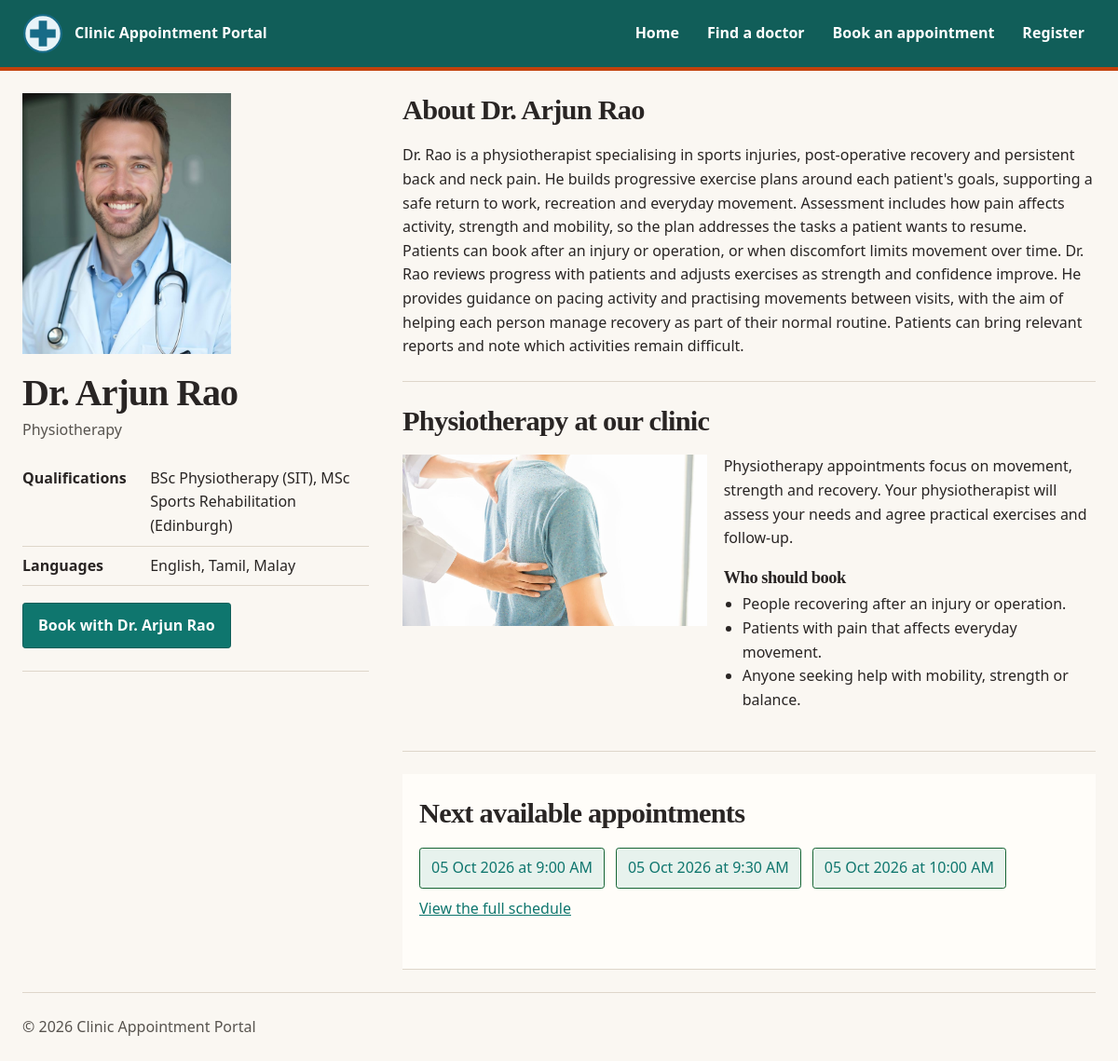
The page /clinic-plus/doctor.php?id=5 on the database its author committed.
### tables this page shows
CREATE TABLE `doctor` (
  `DoctorID` INT NOT NULL AUTO_INCREMENT,
  `FullName` VARCHAR(100) NOT NULL,
  `User` VARCHAR(100) NOT NULL,
  `HashPass` VARCHAR(255) NOT NULL,
  `Email` VARCHAR(100) NOT NULL,
  `Specialty` VARCHAR(80) DEFAULT NULL,
  `Qualifications` VARCHAR(255) DEFAULT NULL,
  `Languages` VARCHAR(120) DEFAULT NULL,
  `WriteUp` MEDIUMTEXT DEFAULT NULL,
  `ImageURL` VARCHAR(255) DEFAULT NULL,
  PRIMARY KEY (`DoctorID`),
  UNIQUE KEY `uq_doctor_user` (`User`),
  UNIQUE KEY `uq_doctor_email` (`Email`)
);

CREATE TABLE `slots` (
  `slotID` INT NOT NULL AUTO_INCREMENT,
  `DoctorID` INT NOT NULL,
  `SlotDateTime` DATETIME NOT NULL,
  `CreatedAt` TIMESTAMP NOT NULL DEFAULT current_timestamp(),
  `Status` ENUM('Available','Booked','Blocked') NOT NULL DEFAULT 'Available',
  PRIMARY KEY (`slotID`),
  UNIQUE KEY `uq_slot` (`DoctorID`,`SlotDateTime`),
  KEY `idx_slot_lookup` (`DoctorID`,`SlotDateTime`,`Status`),
  CONSTRAINT `fk_slots_doctor` FOREIGN KEY (`DoctorID`) REFERENCES `doctor` (`DoctorID`) ON DELETE CASCADE ON UPDATE CASCADE
);

### clinic-plus/lib/db.php (called while the page is built, shortened)
<?php
function db(): PDO
{
    static $connection;
    if (!$connection instanceof PDO) {
        $dsn = 'mysql:host=' . DB_HOST
            . ';dbname=' . DB_NAME
            . ';charset=utf8mb4';
        $connection = new PDO($dsn, DB_USER, DB_PASS, [
            PDO::ATTR_ERRMODE => PDO::ERRMODE_EXCEPTION,
            PDO::ATTR_DEFAULT_FETCH_MODE => PDO::FETCH_ASSOC,
            PDO::ATTR_EMULATE_PREPARES => false,
            PDO::MYSQL_ATTR_INIT_COMMAND => "SET time_zone = '" . (new DateTimeImmutable())->format('P') . "'",
        ]);
    }
    return $connection;
}
function q(string $sql, array $params = []): PDOStatement
{
    $statement = db()->prepare($sql);
    $statement->execute($params);
    return $statement;
}
function q_one(string $sql, array $params = []): ?array
{
    $row = q($sql, $params)->fetch();
    return $row === false ? null : $row;
}
function q_all(string $sql, array $params = []): array
{
    return q($sql, $params)->fetchAll();
}

### clinic-plus/models/doctors.php (called while the page is built, shortened)
<?php
require_once dirname(__DIR__) . DIRECTORY_SEPARATOR . 'lib' . DIRECTORY_SEPARATOR . 'db.php';
function find_doctor(int $id): ?array
{
    return q_one(
        'SELECT `DoctorID`, `FullName`, `User`, `HashPass`, `Email`, `Specialty`,
                `Qualifications`, `Languages`, `WriteUp`, `ImageURL`
         FROM `doctor`
         WHERE `DoctorID` = :id
         LIMIT 1',
        ['id' => $id]
    );
}

### clinic-plus/lib/helpers.php (called while the page is built, shortened)
<?php
function e(mixed $s): string
{
    return htmlspecialchars($s ?? '', ENT_QUOTES, 'UTF-8');
}
function base_path(): string
{
    static $base = null;
    if ($base !== null) {
        return $base;
    }
    $base = '';
    $script = str_replace('\\', '/', (string) ($_SERVER['SCRIPT_NAME'] ?? ''));
    $file = realpath((string) ($_SERVER['SCRIPT_FILENAME'] ?? ''));
    $root = realpath(dirname(__DIR__));
    $inApp = str_replace('\\', '/', substr($file, strlen($root)));
    if ($inApp !== '' && strcasecmp(substr($script, -strlen($inApp)), $inApp) === 0) {
        $base = rtrim(substr($script, 0, -strlen($inApp)), '/');
    }
    return $base;
}
function url(string $path): string
{
    return base_path() . $path;
}
function app_request_uri(): string
{
    $uri = (string) ($_SERVER['REQUEST_URI'] ?? '/');
    $base = base_path();
    if ($base !== '' && strncasecmp($uri, $base, strlen($base)) === 0) {
        $uri = substr($uri, strlen($base));
    }
    return $uri === '' ? '/' : $uri;
}
function specialty_image(string $specialty): string
{
    $images = [
        'General Practice' => 'General_Practice_in_Action.jpg',
        'Dental' => 'Dentist_in_action.jpg',
        'Paediatrics' => 'Paediatrics_in_Action.jpg',
        'Dermatology' => 'Dermatologist_in_Action.jpg',
        'Physiotherapy' => 'Physiotherapist_in_Action.jpg',
    ];
    return '/assets/img/' . ($images[$specialty] ?? 'Clinic_Assisting_Elderly_woman.jpg');
}
function specialty_profile(string $specialty): array
{
    $profiles = [
        'General Practice' => ['summary' => 'Our general practice team provides first assessments, routine health reviews and ongoing care for common illnesses and long-term conditions. Your doctor can help coordinate referrals when specialist care is needed.', 'who_should_book' => ['Adults seeking a check-up or advice about a new, non-emergency concern.', 'People managing conditions such as high blood pressure, diabetes or asthma.', 'Families arranging vaccinations and routine preventive care.', 'Patients who need follow-up after a recent illness or treatment.']],
        'Dental' => ['summary' => 'Dental appointments at our clinic cover preventive checks, common tooth and gum concerns, restorative treatment and orthodontic assessment. Your dentist will explain findings and options before treatment begins.', 'who_should_book' => ['People due for a routine dental examination or cleaning.', 'Patients with toothache, sensitivity or bleeding gums.', 'Adults and young people seeking advice about alignment or bite concerns.', 'Anyone who wants a review of a filling, crown or other previous dental work.']],
        'Paediatrics' => ['summary' => 'Our paediatric service assesses children from infancy through adolescence, including everyday illness, growth and development, and ongoing childhood conditions. Parents and caregivers are included in each care plan.', 'who_should_book' => ['Parents arranging a routine health review or vaccination.', 'Caregivers seeking advice about a child’s new illness.', 'Families discussing growth, development or a continuing condition.']],
        'Dermatology' => ['summary' => 'Our dermatology service assesses common skin, hair and nail concerns and explains suitable treatment or follow-up options.', 'who_should_book' => ['People with persistent rashes, acne or eczema.', 'Patients who want a review of changing skin concerns.', 'Anyone seeking advice about a recurring skin condition.']],
        'Physiotherapy' => ['summary' => 'Physiotherapy appointments focus on movement, strength and recovery. Your physiotherapist will assess your needs and agree practical exercises and follow-up.', 'who_should_book' => ['People recovering after an injury or operation.', 'Patients with pain that affects everyday movement.', 'Anyone seeking help with mobility, strength or balance.']],
    ];
    return $profiles[$specialty] ?? $profiles['General Practice'];
}
function fmt_date(?string $value): string
{
    $timestamp = strtotime($value);
    return $timestamp === false ? '' : date('d M Y', $timestamp);
}
function fmt_time(?string $value): string
{
    $timestamp = strtotime($value);
    return $timestamp === false ? '' : date('g:i A', $timestamp);
}

### clinic-plus/models/slots.php (called while the page is built, shortened)
<?php
require_once dirname(__DIR__) . DIRECTORY_SEPARATOR . 'lib' . DIRECTORY_SEPARATOR . 'db.php';
function slot_select(): string
{
    return 'SELECT `slotID`, `DoctorID`, `SlotDateTime`, `CreatedAt`, `Status`,
                   DATE(`SlotDateTime`) AS `SlotDate`, TIME(`SlotDateTime`) AS `SlotTime`
            FROM `slots`';
}
function next_available(int $doctorId, int $limit = 3): array
{
    return q_all(
        slot_select() . "
            WHERE `DoctorID` = :doctor_id
              AND `SlotDateTime` >= NOW()
              AND `Status` = 'Available'
            ORDER BY `SlotDateTime`
            LIMIT :slot_limit",
        ['doctor_id' => $doctorId, 'slot_limit' => $limit]
    );
}

### clinic-plus/doctor.php (the view, shortened to what this page needs)
<?php
require_once __DIR__ . DIRECTORY_SEPARATOR . 'lib' . DIRECTORY_SEPARATOR . 'helpers.php';
require_once __DIR__ . DIRECTORY_SEPARATOR . 'models' . DIRECTORY_SEPARATOR . 'doctors.php';
require_once __DIR__ . DIRECTORY_SEPARATOR . 'models' . DIRECTORY_SEPARATOR . 'slots.php';
$idInput = $_GET['id'] ?? '';
$doctorId = is_string($idInput) && ctype_digit($idInput) ? (int) $idInput : 0;
$doctor = $doctorId > 0 ? find_doctor($doctorId) : null;
$slots = next_available($doctorId);
$specialty = (string) ($doctor['Specialty'] ?? 'General Practice');
$profile = specialty_profile($specialty);
$image = trim((string) ($doctor['ImageURL'] ?? ''));
$image = $image === '' ? '/assets/img/clinic-logo.svg' : '/' . ltrim($image, '/');
$name = (string) $doctor['FullName'];
require __DIR__ . DIRECTORY_SEPARATOR . 'partials' . DIRECTORY_SEPARATOR . 'header.php';
require __DIR__ . DIRECTORY_SEPARATOR . 'partials' . DIRECTORY_SEPARATOR . 'nav.php';
?>
<main id="main-content" class="doctor-profile">
    <aside class="doctor-profile-identity" aria-label="Doctor details">
        <img src="<?= e(url($image)) ?>" width="560" height="700" loading="eager" decoding="async" alt="Portrait of <?= e($name) ?>" class="doctor-profile-portrait">
        <h1><?= e($name) ?></h1>
        <p class="doctor-profile-specialty"><?= e($specialty) ?></p>
        <dl class="doctor-profile-facts">
            <div><dt>Qualifications</dt><dd><?= e((string) ($doctor['Qualifications'] ?? 'Not listed')) ?></dd></div>
            <div><dt>Languages</dt><dd><?= e((string) ($doctor['Languages'] ?? 'Not listed')) ?></dd></div>
        </dl>
        <a class="button doctor-book-button" aria-label="Book an appointment with <?= e($name) ?>" href="<?= e(url('/book.php?doctor=' . $doctorId)) ?>">Book with <?= e($name) ?></a>
    </aside>
    <div class="doctor-profile-content">
        <section class="page-intro doctor-about">
            <h2>About <?= e($name) ?></h2>
            <?php foreach (preg_split('/\n\s*\n/', trim((string) ($doctor['WriteUp'] ?? 'Profile information is not available.'))) ?: [] as $paragraph): ?>
                <?php if (trim($paragraph) !== ''): ?><p><?= nl2br(e(trim($paragraph))) ?></p><?php endif; ?>
            <?php endforeach; ?>
        </section>
        <section class="doctor-specialty-section">
            <h2><?= e($specialty) ?> at our clinic</h2>
            <div class="doctor-specialty-content">
                <img src="<?= e(url(specialty_image($specialty))) ?>" width="1280" height="720" loading="eager" alt="<?= e($specialty) ?> care at our clinic">
                <div>
                    <p><?= e($profile['summary']) ?></p>
                    <h3>Who should book</h3>
                    <ul>
                        <?php foreach ($profile['who_should_book'] as $reason): ?>
                            <li><?= e($reason) ?></li>
                        <?php endforeach; ?>
                    </ul>
                </div>
            </div>
        </section>
        <section class="doctor-availability">
            <h2>Next available appointments</h2>
            <?php if ($slots === []): ?>
                <p class="empty-state">This doctor has no availability in the current booking window.</p>
            <?php else: ?>
                <ul class="available-slots">
                    <?php foreach ($slots as $slot):
                        $date = (string) $slot['SlotDate'];
                        $href = '/book.php?doctor=' . $doctorId . '&date=' . rawurlencode($date) . '&slot=' . (int) $slot['slotID'];
                    ?>
                        <li class="slot free"><a href="<?= e(url($href)) ?>"><?= e(fmt_date($date)) ?> at <?= e(fmt_time((string) $slot['SlotTime'])) ?></a></li>
                    <?php endforeach; ?>
                </ul>
            <?php endif; ?>
            <p><a class="full-schedule-link" href="<?= e(url('/book.php?doctor=' . $doctorId)) ?>">View the full schedule</a></p>
        </section>
    </div>
</main>
<?php require __DIR__ . DIRECTORY_SEPARATOR . 'partials' . DIRECTORY_SEPARATOR . 'footer.php';

### clinic-plus/assets/tokens.css (style rules this page uses)
:root { --c-ink: #292524; --c-muted: #57534e; --c-paper: #fffdf9; --c-surface: #faf7f2; --c-surface-band: #f1ece3; --c-surface-tile: #fffefa; --c-line: #ded6ca; --c-primary: #0f766e; --c-primary-dark: #115e59; --c-accent: #c2410c; --c-success: #166534; --c-danger: #b91c1c; --shadow-doctor-tile: 0 0.35rem 1rem rgba(41, 37, 36, 0.10); --radius-control: 0.2rem; --radius-tile: 0.45rem; --radius-section: 0; }

### clinic-plus/assets/css/style.css (style rules this page uses)
.doctor-profile .slot a { background: #e7f2ed; border: 1px solid var(--c-success); }

### rows shown on the page
doctor: ImageURL (picture), FullName "Dr. Arjun Rao", Specialty "Physiotherapy", Qualifications "BSc Physiotherapy (SIT), MSc Sports Rehabilitation (Edinburgh)", Languages "English, Tamil, Malay", WriteUp "Dr. Rao is a physiotherapist specialising in sports injuries, post-operative recovery and persistent back and neck pain. He builds progressive exercise plans around each patient's goals, supporting a safe return to work, recreation and everyday movement. Assessment includes how pain affects activity, strength and mobility, so the plan addresses the tasks a patient wants to resume.", WriteUp "Patients can book after an injury or operation, or when discomfort limits movement over time. Dr. Rao reviews progress with patients and adjusts exercises as strength and confidence improve. He provides guidance on pacing activity and practising movements between visits, with the aim of helping each person manage recovery as part of their normal routine. Patients can bring relevant reports and note which activities remain difficult.", Specialty "Physiotherapy appointments focus on movement, strength and recovery. Your physiotherapist will assess your needs and agree practical exercises and follow-up.", Specialty "People recovering after an injury or operation.", Specialty "Patients with pain that affects everyday movement.", Specialty "Anyone seeking help with mobility, strength or balance."
slots: date "05 Oct 2026", SlotTime "9:00 AM"
slots: date "05 Oct 2026", SlotTime "9:30 AM"
slots: date "05 Oct 2026", SlotTime "10:00 AM"

### other values the page prints
$link['label'] "Home"
$link['label'] "Find a doctor"
$link['label'] "Book an appointment"
$link['label'] "Register"
